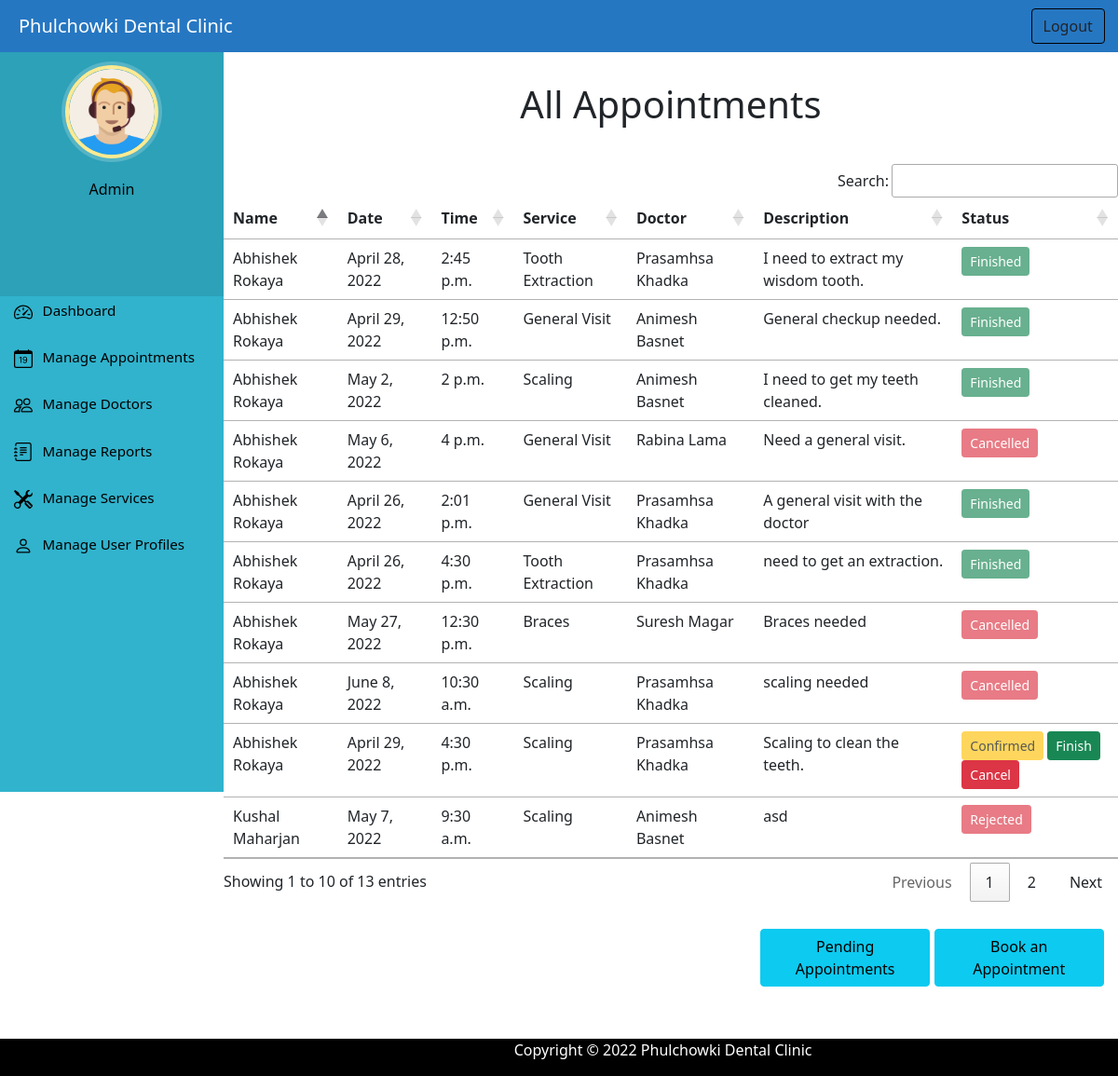
The app's page /admin_view_appointment (signed in) with its own data.
### home/models.py (models this page shows, shortened)
class Appointment(models.Model):
    patientUser = models.ForeignKey(PatientUser, blank=False, null=False, on_delete=models.CASCADE)
    doctor = models.ForeignKey(Doctor, blank=False, null=False, on_delete=models.CASCADE)
    service = models.ForeignKey(Service, blank=False, null=False, on_delete=models.CASCADE)
    date = models.DateField()
    time = models.TimeField()
    description = models.TextField()
    status = models.IntegerField('Status', default=0)

class PatientUser(models.Model):
    user=models.OneToOneField(User, null=True, blank=False,on_delete=models.CASCADE)
    date_of_birth = models.DateField()
    phone_number = models.CharField(max_length=15)
    address = models.CharField(max_length=50)
    profile_picture = models.ImageField(upload_to='profile_pic/user_profile_pic/', default='img/defaultuser.png')
    def __str__(self):
        return self.user.first_name+" "+self.user.last_name

class Service(models.Model):
    service_name = models.CharField('Service',max_length=50)
    cost = models.IntegerField()
    description = models.TextField()
    def __str__(self):
        return self.service_name

class Doctor(models.Model):
    full_name = models.CharField(max_length=100)
    qualification = models.CharField(max_length=50)
    date_of_birth = models.DateField()
    email = models.EmailField(max_length=100)
    phone_number = models.CharField(max_length=15)
    address = models.CharField(max_length=50)
    profile_picture = models.ImageField(upload_to='profile_pic/doctor_profile_pic/',null=True,blank=True)
    experience = models.CharField(max_length=10, default="1 year")
    def __str__(self):
        return self.full_name

### home/views.py (the view)
# urls.py: path('admin_view_appointment', views.admin_view_appointment,name='admin_view_appointment'),
@login_required(login_url='/adminlogin')
@user_passes_test(is_admin)
def admin_view_appointment(request):
    appointments = Appointment.objects.all().filter(status__gte=1)
    return render(request,'admin_view_appointment.html', {'appointment':appointments})

### home/views.py (called while the page is built)
def is_admin(user):
    return user.groups.filter(name='ADMIN').exists()

### templates/admin_view_appointment.html (shortened to what this page needs)
{% extends 'adminbase.html' %}
{% load static %}
{% block content %}
<h1 class="text-center" style="margin-top: 40px;">All Appointments</h1>
<div style="margin-top: 40px;">
    <div class="panel panel-primary" style="margin-bottom: 3%;">
      <table class="table table-hover" id="example">
        <thead>
          <tr>
            <th>Name</th>
            <th>Date</th>
            <th>Time</th>
            <th>Service</th>
            <th>Doctor</th>
            <th>Description</th>
            <th>Status</th>
          </tr>
        </thead>
        {% for a in appointment %}
        <tr>
          <td> {{a.patientUser}}</td>
          <td>{{a.date}}</td>
          <td>{{a.time}}</td>
          <td>{{a.service}}</td>
          <td>{{a.doctor}}</td>
          <td>{{a.description}}</td>
          {% if a.status == 1 %}
          <td> <button class="btn btn-sm btn-warning" disabled data-bs-toggle="button" >Confirmed</button>
          <a class="btn btn-success btn-sm" onclick="return confirm('Are you sure this appointment is finished?')"
            name="finish_button" href="{% url 'finish_appointment' a.id  %}">Finish</a>
          <a class="btn btn-danger btn-sm" onclick="return confirm('Are you sure you want to cancel this appointment?')"
            name="cancel_button" href="{% url 'admin_cancel_appointment' a.id  %}">Cancel</a></td>
          {% elif a.status == 2 %}
          <td> <button class="btn btn-sm btn-danger" disabled data-bs-toggle="button" >Rejected</button></td>
          {% elif a.status == 3 %}
          <td> <button class="btn btn-sm btn-danger" disabled data-bs-toggle="button" >Cancelled</button></td>
          {% elif a.status == 4 %}
          <td> <button class="btn btn-sm btn-success" disabled data-bs-toggle="button">Finished</button></td>
          {% endif %}
        </tr>
        {% endfor %}
      </table>
    </div>
  <a type="button" class="btn btn-info" href="/admin_approve_appointment" style="margin-left: 60%; width: 19%; margin-bottom: 10%;" >Pending Appointments</a>
  <a type="button" class="btn btn-info" href="/admin_book_appointment" style="width: 19%; margin-bottom: 10%;" >Book an Appointment</a>
</div>
  {% endblock content %}

### static/css/dashboardstyle.css (style rules this page uses)
a:link { text-decoration: none; }
a { color: white; }
body { padding-left: 240px; color: black; }

### records on screen
Appointment: patientUser "Abhishek Rokaya", date "April 28, 2022", time "2:45 p.m.", service "Tooth Extraction", doctor "Prasamhsa Khadka", description "I need to extract my wisdom tooth.", status "Finished"
Appointment: patientUser "Abhishek Rokaya", date "April 29, 2022", time "12:50 p.m.", service "General Visit", doctor "Animesh Basnet", description "General checkup needed.", status "Finished"
Appointment: patientUser "Abhishek Rokaya", date "May 2, 2022", time "2 p.m.", service "Scaling", doctor "Animesh Basnet", description "I need to get my teeth cleaned.", status "Finished"
Appointment: patientUser "Abhishek Rokaya", date "May 6, 2022", time "4 p.m.", service "General Visit", doctor "Rabina Lama", description "Need a general visit.", status "Cancelled"
Appointment: patientUser "Abhishek Rokaya", date "April 26, 2022", time "2:01 p.m.", service "General Visit", doctor "Prasamhsa Khadka", description "A general visit with the doctor", status "Finished"
Appointment: patientUser "Abhishek Rokaya", date "April 26, 2022", time "4:30 p.m.", service "Tooth Extraction", doctor "Prasamhsa Khadka", description "need to get an extraction.", status "Finished"
Appointment: patientUser "Kushal Maharjan", date "May 7, 2022", time "9:30 a.m.", service "Scaling", doctor "Animesh Basnet", description "asd", status "Rejected"
Appointment: patientUser "Abhishek Rokaya", date "May 27, 2022", time "12:30 p.m.", service "Braces", doctor "Suresh Magar", description "Braces needed", status "Cancelled"
Appointment: patientUser "Abhishek Rokaya", date "June 8, 2022", time "10:30 a.m.", service "Scaling", doctor "Prasamhsa Khadka", description "scaling needed", status "Cancelled"
Appointment: patientUser "Abhishek Rokaya", date "April 29, 2022", time "4:30 p.m.", service "Scaling", doctor "Prasamhsa Khadka", description "Scaling to clean the teeth.", status "Confirmed"
